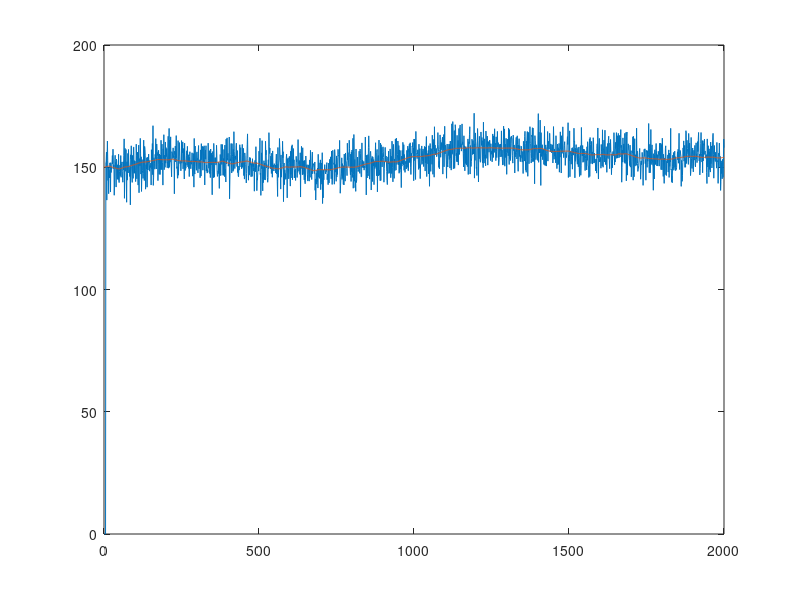

The MATLAB script that drew this image:
T_number = 2000; %%时刻数
Loc = zeros(T_number,3); %% 第一列表示x坐标，第二列表示y坐标，第三列表示z坐标
Loc(1,1) = 150; Loc(1,2) = 150; Loc(1,3) = 300; %第一个时刻
angle_now_v = 0; angle_now_h = 0;
rng(2);
for i = 2:1:T_number
    velo_i_1 = 0.03*rand+0.04; % 上一时刻的速度
    angle_i_1_h = (2/6)*pi*rand-(1/6)*pi; % 上一时刻的水平运动的角度
    angle_now_h = angle_now_h+angle_i_1_h;
    
    angle_i_1_v = (2/12)*pi*rand-(1/12)*pi; % 上一时刻的垂直运动的角度
    angle_now_v = angle_now_v+angle_i_1_v;
    
    random_i_1 = 0.001*randn; %上一时刻的随机量
    Loc(i,1) = Loc(i-1,1)+velo_i_1*cos(angle_now_v)*cos(angle_now_h)+random_i_1;
    Loc(i,2) = Loc(i-1,2)+velo_i_1*cos(angle_now_v)*sin(angle_now_h)+random_i_1;
    Loc(i,3) = Loc(i-1,3)+velo_i_1*sin(angle_now_v)+random_i_1;
end
%% Kalman滤波
X = [150;0]; %状态矩阵，记录UAV A的x方向位置与x方向速度
P = [1 0 ; 0 1]; %状态协方差矩阵
F = [1 1; 0 1]; %状态转移矩阵
Q = [1 0; 0 1]; %状态协方差转移噪声矩阵
H = [1 0]; %观察矩阵
noise = 5*randn(1,T_number);
Pre_kalman = zeros(1,T_number);
for i = 6:1:T_number
    X_ = F*X;
    P_ = F*P*F'+Q;
    K = P_*H'/(H*P_*H');
    X = X_+K*(Loc(i-5,1)+noise(1,i)-H*X_);
    P = (eye(2)-K*H)*P_;
    Pre_kalman(1,i) = X(1);
end
plot(1:T_number,Pre_kalman);
hold on;
plot(1:T_number,Loc(:,1));
fileID = fopen("kalman_b_x.txt","w");
fprintf(fileID,"%f\n",Pre_kalman(1781:2000));
fclose(fileID);